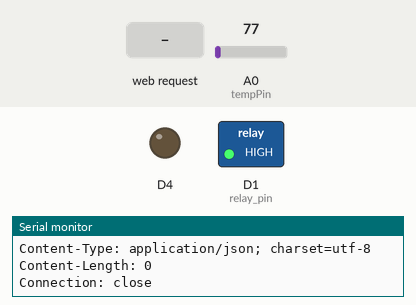
This sketch was run on a simulated ESP8266 (Wemos D1 mini). Shown: switched loads named in the sketch (green lamp = pin HIGH), output pins drawn as LEDs (lit = HIGH), the last lines printed to the serial monitor. The inputs (shaded band) are chosen by the test bench; at power-on: A0 (tempPin) = 77. WiFi joins after 1.5 s; servers stay silent unless stated; uploads are accepted with an empty reply; EEPROM starts erased; no radio packets arrive unless stated.

Above: at 3.0 s.
3.1 s: HTTP request GET /?but=on received
At 4.0 s:
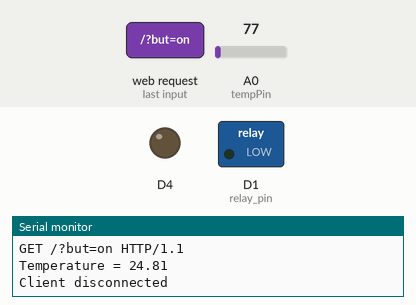
9.2 s: HTTP request GET /?but=off received
At 10.1 s:
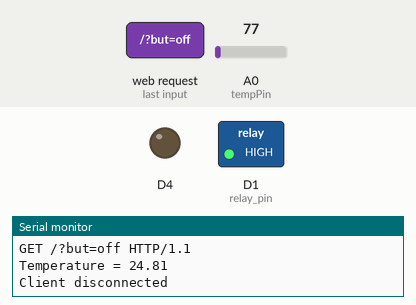
Timing chart, 0 to 12.2 s (numbered marks = the images above; inputs shaded):
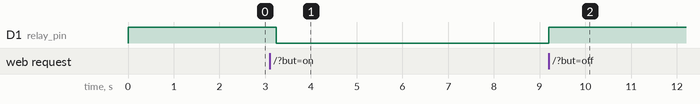

Measured:
- after the input at 3.1 s, D1 (relay_pin): HIGH → LOW after 0.14 s
- after the input at 9.2 s, D1 (relay_pin): LOW → HIGH at once

The sketch:

WiFiGardenMonitor.ino
```cpp
/* A Garden monitor - to control irrigration and monitor
    moisture levels

    D Q McDonald
    September 2016
 *  */

#include <ESP8266WiFi.h>
#include <WiFiClient.h>
#include <WiFiUdp.h>
#include <ArduinoOTA.h>
#include <EEPROM.h>
#include <Time.h>
#include <TimeLib.h>
#include <RHReliableDatagram.h>
#include <RH_NRF24.h>
#include <SPI.h>

#define CLIENT_ADDRESS 1
#define SERVER_ADDRESS 2

#include "gauge.h"

// Singleton instance of the radio driver
RH_NRF24 driver(D2, D8);

// Class to manage message delivery and receipt, using the driver declared above
RHReliableDatagram manager(driver, SERVER_ADDRESS);

uint8_t data[] = "ACK";
// Dont put this on the stack:
uint8_t buf[RH_NRF24_MAX_MESSAGE_LEN];

class SensorData {
  public:
    char station_name[10];
    uint16_t val1;
    uint16_t val2;

};
float last_battery = 850;
int last_count = 0;

SensorData sd;


#define PUSH_DATA_FREQUENCY 1200 // Frequency of pushing data in seconds

char buff[128];
String esid;

//NTP stuff:
WiFiUDP Udp;
unsigned int localPort = 8888;  // local port to listen for UDP packets
// NTP Servers:
static const char ntpServerName[] = "nz.pool.ntp.org";
time_t getNtpTime();
void sendNTPpacket(IPAddress &address);
const int timeZone = -12;   //NZST

const int tempPin = 17; // ADC pin

int relay_pin = D1;
int value = LOW;
WiFiServer server(80);
IPAddress ip(192, 168, 1, 99); // where xx is the desired IP Address
IPAddress gateway(192, 168, 1, 1); // set gateway to match your network

int get_temperature();

const char* host = "data.sparkfun.com";
const char* publicKey = "n1Vg4mDx1nI2yAy07n0a";
const char* privateKey = "Mo9PMV0WomIzaNaA75AV";
long int next_push_time = 0;


void push_data();
void handle_webserver();


void setup() {
  EEPROM.begin(512);
  Serial.begin(9600);
  delay(10);


  pinMode(relay_pin, OUTPUT);
  digitalWrite(relay_pin, HIGH);


  Serial.print(F("Setting static ip to : "));
  Serial.println(ip);

  // read eeprom for ssid and pass
  Serial.println("Reading EEPROM ssid");

  for (int i = 0; i < 32; ++i)
  {
    esid += char(EEPROM.read(i));
  }
  Serial.print("SSID: ");
  Serial.println(esid);
  Serial.println("Reading EEPROM pass");
  String epass = "";
  for (int i = 32; i < 96; ++i)
  {
    epass += char(EEPROM.read(i));
  }
  Serial.print("PASS: ");
  Serial.println(epass);


  // Connect to WiFi network
  Serial.println();
  Serial.println();
  Serial.print("Connecting to ");
  Serial.println(esid);
  IPAddress subnet(255, 255, 255, 0); // set subnet mask to match your network
  WiFi.config(ip, gateway, subnet);
  WiFi.begin(esid.c_str(), epass.c_str());

  while (WiFi.status() != WL_CONNECTED) {
    delay(500);
    Serial.print(".");
  }
  Serial.println("");
  Serial.println("WiFi connected");

  // Start the server
  server.begin();
  Serial.println("Server started");

  // Print the IP address
  Serial.print("Use this URL : ");
  Serial.print("http://");
  Serial.print(WiFi.localIP());
  Serial.println("/");

  ArduinoOTA.setHostname("GardenMonitor");
  ArduinoOTA.setPassword("admin");

  ArduinoOTA.onStart([]() {
    Serial.println("Start");
  });
  ArduinoOTA.onEnd([]() {
    Serial.println("\nEnd");
  });
  ArduinoOTA.onProgress([](unsigned int progress, unsigned int total) {
    Serial.printf("Progress: %u%%\r", (progress / (total / 100)));
  });
  ArduinoOTA.onError([](ota_error_t error) {
    Serial.printf("Error[%u]: ", error);
    if (error == OTA_AUTH_ERROR) Serial.println("Auth Failed");
    else if (error == OTA_BEGIN_ERROR) Serial.println("Begin Failed");
    else if (error == OTA_CONNECT_ERROR) Serial.println("Connect Failed");
    else if (error == OTA_RECEIVE_ERROR) Serial.println("Receive Failed");
    else if (error == OTA_END_ERROR) Serial.println("End Failed");
  });
  ArduinoOTA.begin();
  Serial.println("Ready");
  Serial.print("IPess: ");
  Serial.println(WiFi.localIP());
  pinMode(2, OUTPUT);

  Serial.println("Starting UDP");
  Udp.begin(localPort);
  Serial.print("Local port: ");
  Serial.println(Udp.localPort());
  Serial.println("waiting for sync");
  setSyncProvider(getNtpTime);
  setSyncInterval(300);


  if (!manager.init())
    Serial.println("NRF204 init failed");

  driver.setRF( RH_NRF24::DataRate250kbps,  RH_NRF24::TransmitPower0dBm);

}

void loop() {

  ArduinoOTA.handle();

  // Wait for a message addressed to us from the client
  uint8_t len = sizeof(buf);
  uint8_t from;
  if (manager.recvfromAck(buf, &len, &from))
  {
    Serial.print("got request from : 0x");
    memcpy( &sd, buf, sizeof(sd));
    Serial.print(from, HEX);
    Serial.print(": ");
    Serial.println(sd.station_name);
    Serial.println(sd.val1);
    Serial.println(sd.val2);
    last_count = sd.val1;
    last_battery = sd.val2;
    delay(100);
    // Send a reply back to the originator client
    if (!manager.sendtoWait(data, sizeof(data), from))
      Serial.println("sendtoWait failed");
  }

  push_data();

  handle_webserver();


}


// Read temperature from LM35 sensor on pin 17
int get_temperature() {
  float temp;
  temp = analogRead(tempPin);
  temp = temp * 3.3 / 1024.0 * 100.0; // 10mV per degreee
  Serial.print("Temperature = ");
  Serial.println(temp);
  return round(temp);
}

void push_data()
{
  if ( next_push_time != 0 && next_push_time > millis() ) {
    return;
  }

  Serial.println("Pushing data");

  // Use WiFiClient class to create TCP connections
  WiFiClient client;
  const int httpPort = 80;
  if (!client.connect(host, httpPort)) {
    Serial.println("connection failed");
    return;
  }

  // We now create a URI for the request
  String url = "/input/";
  url += publicKey;
  url += "?private_key=";
  url += privateKey;
  url += "&temp=";
  url += get_temperature();
  url += "&voltage=";
  url += last_battery / 1024.0 * 10.0;

  Serial.print("Requesting URL: ");
  Serial.println(url);

  // This will send the request to the server
  client.print(String("GET ") + url + " HTTP/1.1\r\n" +
               "Host: " + host + "\r\n" +
               "Connection: close\r\n\r\n");
  delay(10);

  // Read all the lines of the reply from server and print them to Serial
  while (client.available()) {
    String line = client.readStringUntil('\r');
    Serial.print(line);
  }

  Serial.println();
  Serial.println("closing connection");
  next_push_time = millis() + PUSH_DATA_FREQUENCY * 1000;


last_battery = 0;

}


void handle_webserver()
{

  long rssi;
  long wifi_strength;
  // Check if a client has connected
  WiFiClient client = server.available();
  if (!client) {
    return;
  }

  rssi = WiFi.RSSI();  // eg. -63
  wifi_strength = (100 + rssi);


  // Wait until the client sends some data
  Serial.println("new client");
  while (!client.available()) {
    delay(1);
  }

  // Read the first line of the request
  String request = client.readStringUntil('\r');
  Serial.println(request);
  client.flush();

  // Match the request
  if (request.indexOf("/?but=on") != -1) {
    digitalWrite(relay_pin, LOW);
    value = HIGH;
  }
  if (request.indexOf("/?but=off") != -1) {
    digitalWrite(relay_pin, HIGH);
    value = LOW;
  }

  // Return the response
  client.println("HTTP/1.1 200 OK");
  client.println("Content-Type: text/html");
  client.println(""); //  do not forget this one
  client.println("<!DOCTYPE HTML>");
  client.println("<html>");
  client.println("<meta http-equiv='refresh' content='10'>");

  client.print("<H1>Welcome to Q's D1 mini</H1>");
  client.print("<H3> Date: " );
  client.print(day());
  client.print(" ");
  client.print(monthStr(month()));
  client.print(" ");
  client.print(year());
  client.print("<br>Time: " );
  int h = hour();
  if ( h < 10 )
    client.print("0");
  client.print( h);
  client.print(":");
  int m = minute();
  if ( m < 10 )
    client.print("0");
  client.print(m);
  client.print(":");
  int s = second();
  if ( s < 10 )
    client.print("0");
  client.print(s);
  client.println("");


  client.print("<br>Wifi connected to ");
  client.print( esid  );
  client.print(" </H3> " );

  String g = gauge_str;
  String t = "";
  t += get_temperature();
  String w = "";
  w += wifi_strength;
  g.replace("|NAME1|", "Temperature");
  g.replace("|VAL1|", t);
  g.replace("|NAME2|", "WiFi %");
  g.replace("|VAL2|", w);

  client.print(g);

  client.print("<H2>Pump pin is now: ");

  if (value == HIGH) {
    client.print("On</H2>");
  } else {
    client.print("Off</H2>");
  }
  client.println("");

  client.println("<form method='get'> <button type=\"submit\" name=\"but\" value='on'><b>Turn Pump On</b></button>");
  client.println("<button type=\"submit\" name=\"but\" value='off'><b>Turn Pump Off</b></button></form>");

  String lvolt = "<h3>Last voltage from remote sensor is: ";
  lvolt += last_battery / 1024.0 * 10.0;
  client.println(lvolt.c_str());

 String lcount = "<br>Last count index from remote sensor is: ";
  lcount += last_count;
  client.println(lcount.c_str());

  client.println("</H3><br><img src=\"https://usercontent2.hubstatic.com/7883439.jpg\" alt=\"Robbie\" style=\"width:304px;height:228px;\">");


  client.println("</html>");

  delay(1);
  Serial.println("Client disconnected");
  Serial.println("");


}
/*-------- NTP code ----------*/

const int NTP_PACKET_SIZE = 48; // NTP time is in the first 48 bytes of message
byte packetBuffer[NTP_PACKET_SIZE]; //buffer to hold incoming & outgoing packets

time_t getNtpTime()
{
  IPAddress ntpServerIP; // NTP server's ip address

  while (Udp.parsePacket() > 0) ; // discard any previously received packets
  Serial.println("Transmit NTP Request");
  // get a random server from the pool
  WiFi.hostByName(ntpServerName, ntpServerIP);
  Serial.print(ntpServerName);
  Serial.print(": ");
  Serial.println(ntpServerIP);
  sendNTPpacket(ntpServerIP);
  uint32_t beginWait = millis();
  while (millis() - beginWait < 1500) {
    int size = Udp.parsePacket();
    if (size >= NTP_PACKET_SIZE) {
      Serial.println("Receive NTP Response");
      Udp.read(packetBuffer, NTP_PACKET_SIZE);  // read packet into the buffer
      unsigned long secsSince1900;
      // convert four bytes starting at location 40 to a long integer
      secsSince1900 =  (unsigned long)packetBuffer[40] << 24;
      secsSince1900 |= (unsigned long)packetBuffer[41] << 16;
      secsSince1900 |= (unsigned long)packetBuffer[42] << 8;
      secsSince1900 |= (unsigned long)packetBuffer[43];
      return secsSince1900 - 2208988800UL + timeZone * SECS_PER_HOUR;
    }
  }
  Serial.println("No NTP Response :-(");
  return 0; // return 0 if unable to get the time
}

// send an NTP request to the time server at the given address
void sendNTPpacket(IPAddress &address)
{
  // set all bytes in the buffer to 0
  memset(packetBuffer, 0, NTP_PACKET_SIZE);
  // Initialize values needed to form NTP request
  // (see URL above for details on the packets)
  packetBuffer[0] = 0b11100011;   // LI, Version, Mode
  packetBuffer[1] = 0;     // Stratum, or type of clock
  packetBuffer[2] = 6;     // Polling Interval
  packetBuffer[3] = 0xEC;  // Peer Clock Precision
  // 8 bytes of zero for Root Delay & Root Dispersion
  packetBuffer[12] = 49;
  packetBuffer[13] = 0x4E;
  packetBuffer[14] = 49;
  packetBuffer[15] = 52;
  // all NTP fields have been given values, now
  // you can send a packet requesting a timestamp:
  Udp.beginPacket(address, 123); //NTP requests are to port 123
  Udp.write(packetBuffer, NTP_PACKET_SIZE);
  Udp.endPacket();
}
```

gauge.h
```cpp
String gauge_str = "<script type=\"text/javascript\" src=\"https://www.gstatic.com/charts/loader.js\"></script>"
"<script type=\"text/javascript\">"
"google.charts.load('current', {'packages':['gauge']});"
"google.charts.setOnLoadCallback(drawChart);"
"function drawChart() {"
""
"var data = google.visualization.arrayToDataTable(["
"['Label', 'Value'],"
"['|NAME1|', |VAL1|],"
"['|NAME2|', |VAL2|]"
"]);"
""
"var options = {"
"width: 400, height: 120,"
"max:100,"
"minorTicks: 5"
"};"
""
"var chart = new google.visualization.Gauge(document.getElementById('c_div'));"
""
"chart.draw(data, options);"
""
"}"
"</script>"
"<div id=\"c_div\" style=\"width: 400px; height: 120px;\"></div>";
```
